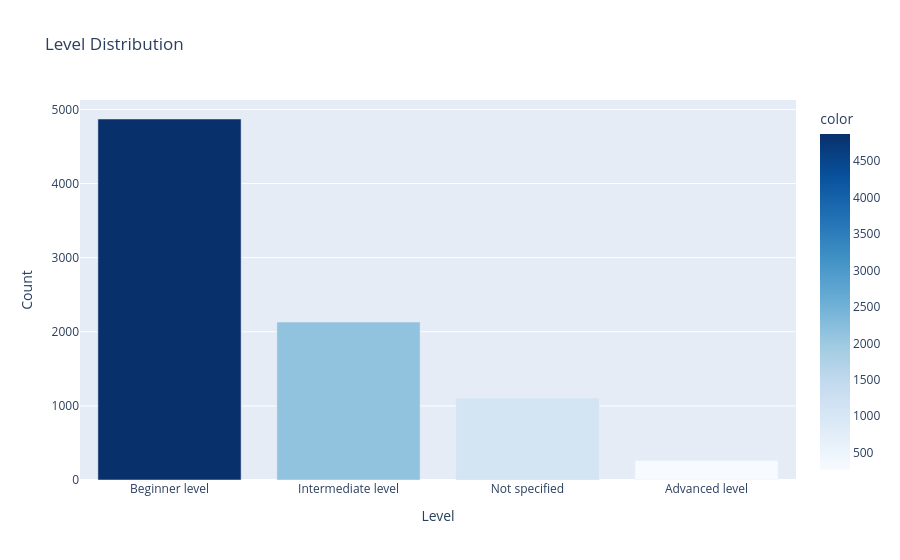

Source (notebook cell):
### Markdown cell above
## 4. Distributions

### Code cell
# Difficulty level distribution
level_col = next((c for c in df.columns if 'difficulty' in c.lower() or c.lower() == 'level'), None)
if level_col:
    level_counts = df[level_col].value_counts()
    fig = px.bar(x=level_counts.index, y=level_counts.values,
                 title=f'{level_col} Distribution',
                 labels={'x': level_col, 'y': 'Count'},
                 color=level_counts.values, color_continuous_scale='Blues')
    fig.show()
else:
    print('No difficulty level column found. Columns:', list(df.columns))

### Figure 1 — Plotly figure (JSON) as saved in the notebook; plotly's stock layout.template omitted (floating-point values rounded to 4 significant figures)
{"data": [{"hovertemplate": "Level=%{x}<br>Count=%{y}<br>color=%{marker.color}<extra></extra>", "legendgroup": "", "marker": {"color": [4871, 2131, 1106, 262], "coloraxis": "coloraxis", "pattern": {"shape": ""}}, "name": "", "orientation": "v", "showlegend": false, "textposition": "auto", "type": "bar", "x": ["Beginner level", "Intermediate level", "Not specified", "Advanced level"], "xaxis": "x", "y": [4871, 2131, 1106, 262], "yaxis": "y"}], "layout": {"barmode": "relative", "coloraxis": {"colorbar": {"title": {"text": "color"}}, "colorscale": [[0, "rgb(247,251,255)"], [0.125, "rgb(222,235,247)"], [0.25, "rgb(198,219,239)"], [0.375, "rgb(158,202,225)"], [0.5, "rgb(107,174,214)"], [0.625, "rgb(66,146,198)"], [0.75, "rgb(33,113,181)"], [0.875, "rgb(8,81,156)"], [1, "rgb(8,48,107)"]]}, "legend": {"tracegroupgap": 0}, "title": {"text": "Level Distribution"}, "xaxis": {"anchor": "y", "domain": [0, 1], "title": {"text": "Level"}}, "yaxis": {"anchor": "x", "domain": [0, 1], "title": {"text": "Count"}}}}
